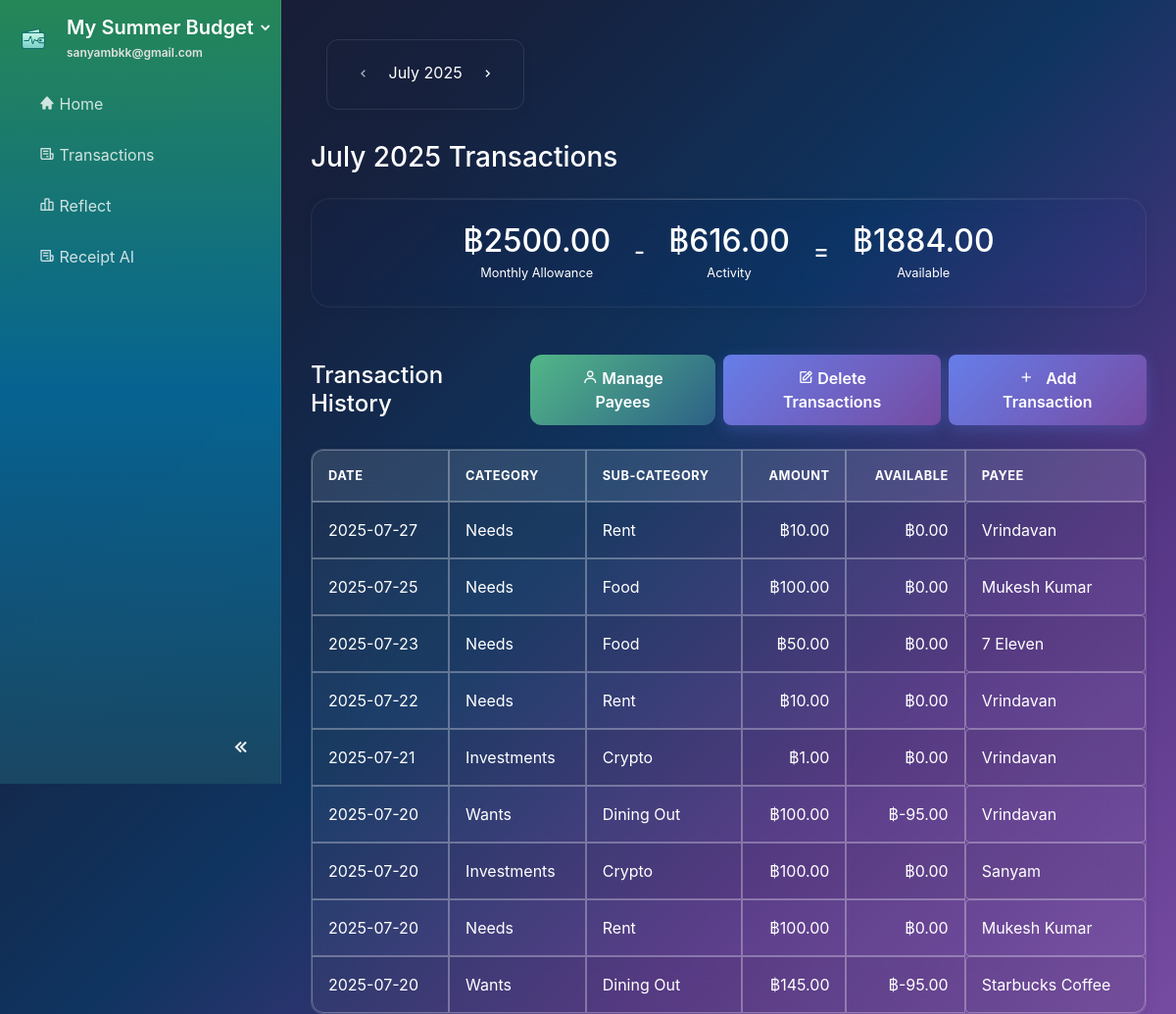
The app's page /transactions/2025/7 (signed in), older data.
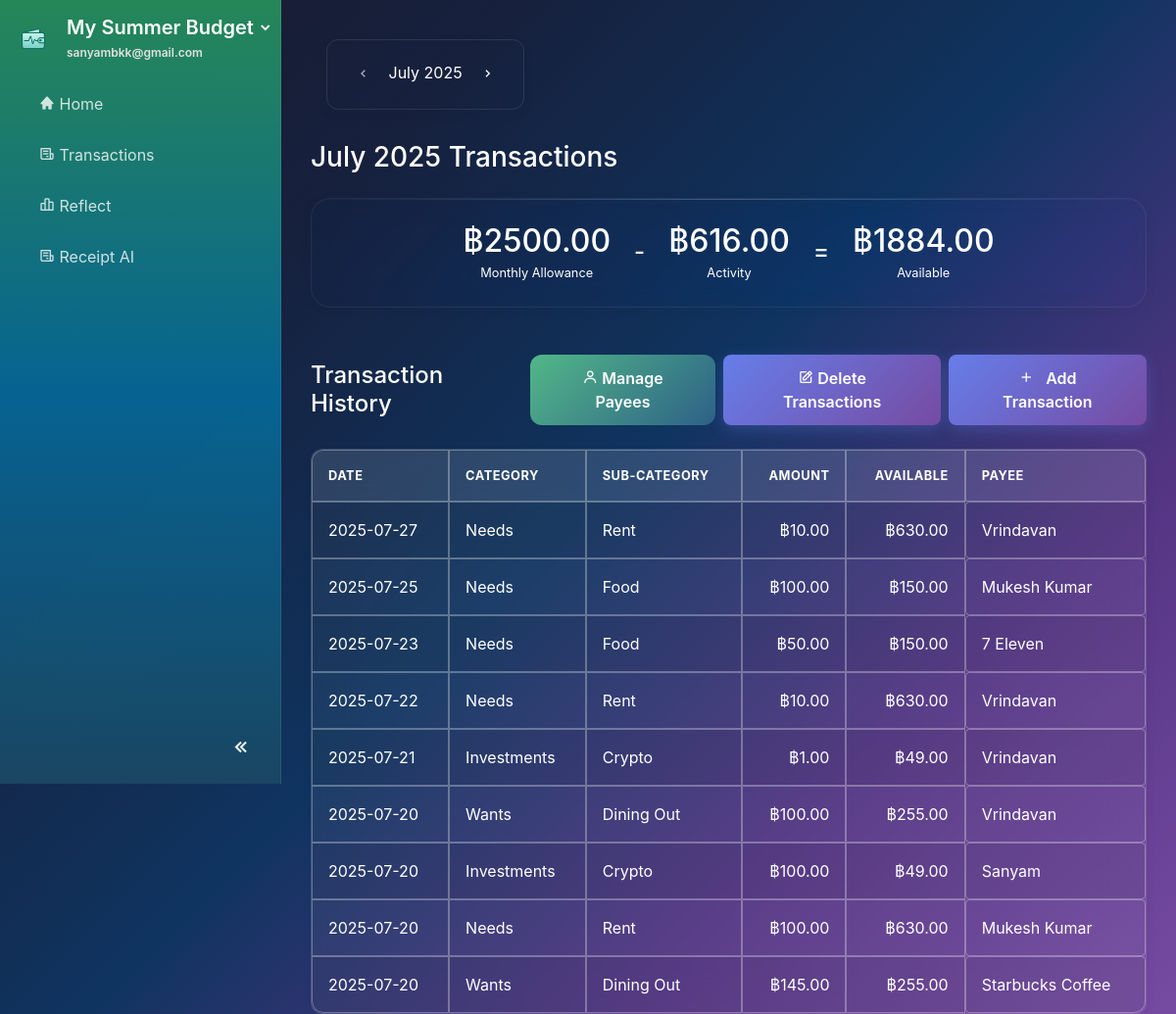
The same page, newer data.
### website/models.py (models this page shows, shortened)
class Plan(db.Model):
    id             = db.Column(db.Integer, primary_key=True)
    name           = db.Column(db.String(100), nullable=False)
    monthly_income = db.Column(db.Float)
    budget_pref    = db.Column(JSON)  # e.g., {"needs": 50, "wants": 30, "savings": 20}
    user_id        = db.Column(db.Integer, db.ForeignKey('user.id'), nullable=False)

class User(db.Model, UserMixin):
    id         = db.Column(db.Integer, primary_key=True)
    email      = db.Column(db.String(150), unique=True, nullable=False)
    password   = db.Column(db.String(150))
    first_name = db.Column(db.String(150))
    last_name  = db.Column(db.String(150))
    date_created = db.Column(db.DateTime(timezone=True), default=func.now())
    active_plan_id = db.Column(db.Integer, db.ForeignKey('plan.id'), nullable=True)
    profile_complete = db.Column(db.Boolean, default=False)
    theme = db.Column(db.String(50), nullable=False, default='system')
    notes = db.relationship('Note', backref='user', lazy=True)
    plans = db.relationship('Plan', foreign_keys=[Plan.user_id], backref='user', lazy=True, cascade="all, delete-orphan")
    active_plan = db.relationship('Plan', foreign_keys=[active_plan_id], post_update=True)

class Transaction(db.Model):
    id = db.Column(db.Integer, primary_key=True)
    description = db.Column(db.String(200), nullable=False)
    amount = db.Column(db.Float, nullable=False)
    transaction_date = db.Column(db.DateTime, nullable=False)
    category_id = db.Column(db.Integer, db.ForeignKey('budget_category.id'), nullable=False)
    payee_id = db.Column(db.Integer, db.ForeignKey('payee.id'), nullable=True)
    plan_id = db.Column(db.Integer, db.ForeignKey('plan.id'), nullable=False)
    created_date = db.Column(db.DateTime(timezone=True), default=func.now())
    source_type = db.Column(db.String(20), default='manual')  # 'manual', 'receipt'
    user_notes = db.Column(db.Text, nullable=True)  # User's payment notes for categorization
    plan = db.relationship('Plan', backref=db.backref('transactions', lazy=True, cascade="all, delete-orphan"))
    payee = db.relationship('Payee', backref=db.backref('transactions', lazy=True))

class BudgetCategory(db.Model):
    id = db.Column(db.Integer, primary_key=True)
    name = db.Column(db.String(100), nullable=False)
    icon = db.Column(db.String(50), default='bx-category')
    main_category = db.Column(db.String(50), nullable=False)  # 'needs', 'wants', 'bills', 'investments'
    assigned_amount = db.Column(db.Float, default=0.0)
    spent_amount = db.Column(db.Float, default=0.0)
    plan_id = db.Column(db.Integer, db.ForeignKey('plan.id'), nullable=False)
    created_date = db.Column(db.DateTime(timezone=True), default=func.now())
    plan = db.relationship('Plan', backref=db.backref('categories', lazy=True, cascade="all, delete-orphan"))
    transactions = db.relationship('Transaction', backref='category', lazy=True, cascade="all, delete-orphan")
    @property
    def available_amount(self):
        return self.assigned_amount - self.spent_amount

class Payee(db.Model):
    id = db.Column(db.Integer, primary_key=True)
    name = db.Column(db.String(100), nullable=False)
    plan_id = db.Column(db.Integer, db.ForeignKey('plan.id'), nullable=False)
    created_date = db.Column(db.DateTime(timezone=True), default=func.now())
    plan = db.relationship('Plan', backref=db.backref('payees', lazy=True, cascade="all, delete-orphan"))

### website/views.py (the view)
@views.route('/transactions/<int:year>/<int:month>')
@views.route('/transactions')
@login_required
def transactions(year=None, month=None):
    plan = current_user.active_plan
    if not plan:
        flash("No active plan found.", 'error')
        return redirect(url_for('views.home'))
    monthly_allowance = plan.monthly_income or 0.0
    if year is None or month is None:
        today = datetime.now()
        year, month = today.year, today.month
    try:
        display_date = datetime(year, month, 1)
    except ValueError:
        today = datetime.now()
        year, month = today.year, today.month
        display_date = datetime(year, month, 1)
    display_month_str = display_date.strftime('%B')
    start_of_month = datetime(year, month, 1)
    end_of_month = start_of_month + timedelta(days=32)
    end_of_month = datetime(end_of_month.year, end_of_month.month, 1)
    activity_sum = db.session.query(func.sum(Transaction.amount)).filter(
        Transaction.plan_id == plan.id,
        Transaction.transaction_date >= start_of_month,
        Transaction.transaction_date < end_of_month
    ).scalar() or 0.0
    activity_total = abs(activity_sum)  # Convert to positive value for display
    available = monthly_allowance - activity_total
    from dateutil.relativedelta import relativedelta
    prev_month_date = display_date - relativedelta(months=1)
    next_month_date = display_date + relativedelta(months=1)
    user_join_date = current_user.date_created or datetime.now()
    is_first_month = (display_date.year == user_join_date.year and display_date.month == user_join_date.month)
    can_go_prev = not is_first_month
    can_go_next = True  # Allow future months for transaction entry
    return render_template(
        'transactions.html',
        monthly_allowance=monthly_allowance,
        activity_total=activity_total,
        available=available,
        transactions=db.session.query(Transaction).filter(
            Transaction.plan_id==plan.id,
            Transaction.transaction_date>=start_of_month,
            Transaction.transaction_date<end_of_month
        ).order_by(Transaction.transaction_date.desc()).all(),
        payees=[{'id': p.id, 'name': p.name} for p in plan.payees],
        current_month=display_month_str,
        current_month_num=month,
        current_year=year,
        prev_month=prev_month_date.month,
        prev_year=prev_month_date.year,
        next_month=next_month_date.month,
        next_year=next_month_date.year,
        can_go_prev=can_go_prev,
        can_go_next=can_go_next
    )

### website/templates/transactions.html (shortened to what this page needs)
{% extends "base.html" %}
{% block content %}
<div class="container-fluid mt-4">
    <div class="top-bar">
        <div class="month-selector">
            {% if can_go_prev %}
                <a href="{{ url_for('views.transactions', year=prev_year, month=prev_month) }}" class="btn btn-nav"><i class='bx bx-chevron-left'></i></a>
            {% else %}
                <span class="btn btn-nav disabled"><i class='bx bx-chevron-left'></i></span>
            {% endif %}
            <span class="current-month">{{ current_month }} {{ current_year }}</span>
            {% if can_go_next %}
                <a href="{{ url_for('views.transactions', year=next_year, month=next_month) }}" class="btn btn-nav"><i class='bx bx-chevron-right'></i></a>
            {% else %}
                <span class="btn btn-nav disabled"><i class='bx bx-chevron-right'></i></span>
            {% endif %}
        </div>
    </div>
    <h3 class="page-title mb-4">{{ current_month }} {{ current_year }} Transactions</h3>
    <div class="card glass p-4 d-flex flex-row align-items-center justify-content-center balances-display mb-5">
        <div class="text-center mx-4 mb-3 mb-lg-0">
            <h2 class="text-success mb-0">฿{{ "%.2f"|format(monthly_allowance) }}</h2>
            <small class="text-muted">Monthly Allowance</small>
        </div>
        <div class="h4 mb-0 text-muted">-</div>
        <div class="text-center mx-4 mb-3 mb-lg-0">
            <h2 class="text-danger mb-0">฿{{ "%.2f"|format(activity_total) }}</h2>
            <small class="text-muted">Activity</small>
        </div>
        <div class="h4 mb-0 text-muted">=</div>
        <div class="text-center mx-4 mb-3 mb-lg-0">
            <h2 class="text-primary mb-0">฿{{ "%.2f"|format(available) }}</h2>
            <small class="text-muted">Available</small>
        </div>
    </div>
    <div class="d-flex justify-content-between align-items-center mb-4">
        <h4 class="mb-0">Transaction History</h4>
        <div class="d-flex gap-2">
            <button class="btn btn-primary mr-2" id="managePayeesBtn" data-toggle="modal" data-target="#managePayeesModal">
                <i class="bx bx-user"></i> Manage Payees
            </button>
            <button class="btn btn-primary mr-2" id="manageTransactionsBtn" data-toggle="modal" data-target="#manageTransactionsModal">
                <i class="bx bx-edit"></i> Delete Transactions
            </button>
            <button class="btn btn-primary" id="addTransactionBtn" data-toggle="modal" data-target="#addTransactionModal">
                <i class="bx bx-plus"></i> Add Transaction
            </button>
        </div>
    </div>
    <div class="transactions-table-container">
        <div class="table-responsive">
        <table id="transactionsTable" class="table table-striped table-bordered">
            <thead class="thead-light">
                <tr>
                    <th>Date</th>
                    <th>Category</th>
                    <th>Sub-Category</th>
                    <th class="text-right">Amount</th>
                    <th class="text-right">Available</th>
                    <th>Payee</th>
                </tr>
            </thead>
            <tbody>
                {% for tx in transactions %}
                <tr data-transaction-id="{{ tx.id }}">
                    <td>{{ tx.transaction_date.strftime('%Y-%m-%d') }}</td>
                    <td>{{ tx.category.main_category.capitalize() }}</td>
                    <td>{{ tx.category.name }}</td>
                    <td class="text-right">฿{{ "%.2f"|format(tx.amount|abs) }}</td>
                    <td class="text-right">฿{{ "%.2f"|format(tx.category.available_amount) }}</td>
                    <td class="payee-cell" role="button" tabindex="0" data-current-payee="{{ tx.payee.id if tx.payee else '' }}">
                        {{ tx.payee.name if tx.payee else 'Select…' }}
                    </td>
                </tr>
                {% endfor %}
            </tbody>
        </table>
        </div>
    </div>
</div>
{% endblock %}

### website/templates/base.html (shortened to what this page needs)
<!DOCTYPE html>
<html lang="en" data-initial-theme="{{ current_user.theme if current_user.is_authenticated else 'system' }}">
<head>
    <link rel="stylesheet" href="https://stackpath.bootstrapcdn.com/bootstrap/4.4.1/css/bootstrap.min.css"/>
    <link rel="stylesheet" href="https://stackpath.bootstrapcdn.com/font-awesome/4.7.0/css/font-awesome.min.css"/>
    <link href="https://unpkg.com/boxicons@2.1.4/css/boxicons.min.css" rel="stylesheet">
    <link href="{{ url_for('static', filename='css/general.css') }}" rel="stylesheet">
    <link href="{{ url_for('static', filename='css/sidebar.css') }}" rel="stylesheet">
    <link href="{{ url_for('static', filename='css/buttons.css') }}" rel="stylesheet">
    <link href="{{ url_for('static', filename='css/dashboard.css') }}" rel="stylesheet">
    <link href="{{ url_for('static', filename='css/auth.css') }}" rel="stylesheet">
    <link href="{{ url_for('static', filename='css/dark-theme.css') }}" rel="stylesheet">
    <link href="{{ url_for('static', filename='css/account_settings.css') }}" rel="stylesheet">
</head>
{% set hide_sidebar = hide_sidebar | default(false) %}
<body id="page-body" class="d-flex {{ '' if hide_sidebar else 'with-sidebar' }} {% block page_class %}{% endblock %}">
    {% if not hide_sidebar %}
    <nav id="sidebar" class="text-white flex-column">
        <div class="sidebar-header px-3 py-3">
            <div class="d-flex align-items-center">
                <img src="{{ url_for('static', filename='images/logo.png') }}" alt="App logo" class="logo-img mr-3">
                <div class="flex-grow-1">
                    <div class="dropdown">
                        <a id="planDropdown"
                            href="#"
                            class="dropdown-toggle text-white text-decoration-none"
                            data-toggle="dropdown"
                            aria-haspopup="true"
                            aria-expanded="false">
                            <h5 class="mb-0">
                                <span class="sidebar-text">{{ current_user.active_plan.name if current_user.active_plan else 'Create a Plan' }}</span>
                            </h5>
                            <i class="bx bxs-chevron-down toggle-arrow"></i>
                        </a>
                    </div>
                    <small class="email-white sidebar-text">{{ current_user.email }}</small>
                </div>
            </div>
        </div>
        <ul class="nav flex-column px-3">
            <li class="nav-item">
                <a class="nav-link {% if request.path == url_for('views.home') %}active{% endif %}" href="{{ url_for('views.home') }}">
                    <i class='bx bxs-home'></i> <span class="sidebar-text">Home</span>
                </a>
            </li>
            <li class="nav-item">
                <a class="nav-link {% if request.path == url_for('views.transactions') %}active{% endif %}" href="{{ url_for('views.transactions') }}">
                    <i class='bx bx-receipt'></i> <span class="sidebar-text">Transactions</span>
                </a>
            </li>
            <li class="nav-item">
                <a class="nav-link {% if request.path == url_for('views.reflect') %}active{% endif %}" href="{{ url_for('views.reflect') }}">
                    <i class='bx bx-bar-chart-alt-2'></i> <span class="sidebar-text">Reflect</span>
                </a>
            </li>
            <li class="nav-item">
                <a class="nav-link" href="{{ url_for('views.receipt_ai') }}">
                    <i class="bx bx-receipt"></i>
                    <span class="nav-text">Receipt AI</span>
                </a>
            </li>
        </ul>
        <div class="sidebar-footer">
            <button id="sidebar-toggle" class="btn btn-link">
                <i class='bx bx-chevrons-left'></i>
            </button>
        </div>
    </nav>
    {% endif %}
    <div id="content-wrapper" class="w-100">
        <div class="container-fluid">
            {% block content %} {% endblock %}
        </div>
    </div>
</body>
</html>

Row changes from the older to the newer data that the page shows:
changed BudgetCategory (number 1 of 4 on the later page): category.available_amount "0.00" → "630.00"
changed BudgetCategory (number 2 of 4 on the later page): category.available_amount "0.00" → "150.00"
changed BudgetCategory (number 3 of 4 on the later page): category.available_amount "0.00" → "49.00"
changed BudgetCategory (number 4 of 4 on the later page): category.available_amount "-95.00" → "255.00"
